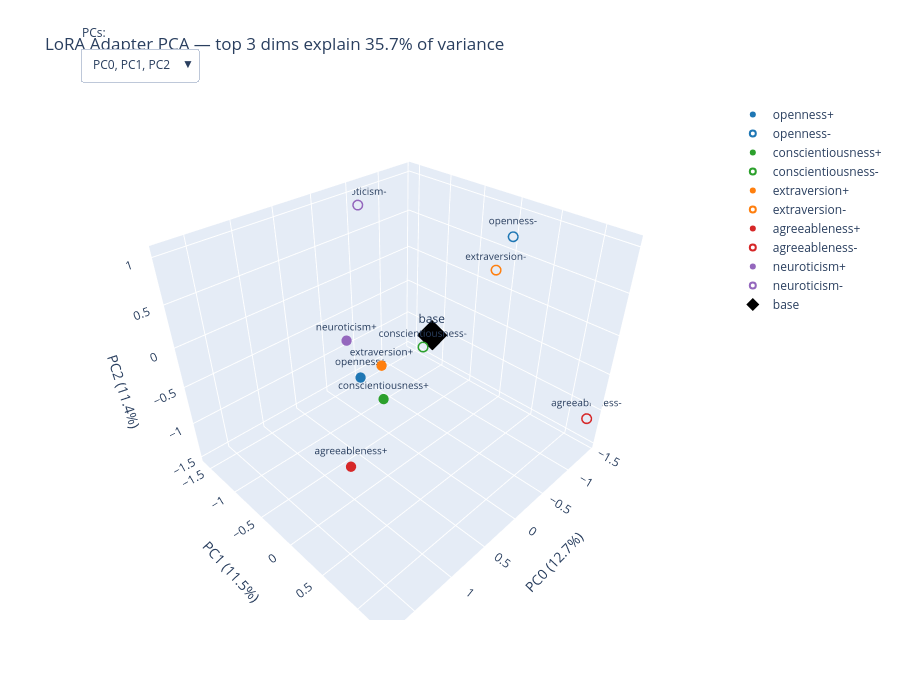

The notebook cell this image was saved under:
### Code cell
import plotly.graph_objects as go

# Re-pull from pca_result so this cell is self-contained
coords = pca_result.input_coords
explained = pca_result.explained_variance
persona_names = persona_collection.names

print(f"coords.shape={tuple(coords.shape)}, explained.shape={tuple(explained.shape)}")
assert coords.ndim == 2, f"expected 2D coords, got shape {tuple(coords.shape)}"
n_pcs = coords.shape[1]
if n_pcs < 3:
    raise RuntimeError(f"Need >=3 PCs for 3D plot, got {n_pcs}")

# Color each OCEAN trait consistently across +/- pairs
TRAIT_COLORS = {
    "openness": "#1f77b4",
    "conscientiousness": "#2ca02c",
    "extraversion": "#ff7f0e",
    "agreeableness": "#d62728",
    "neuroticism": "#9467bd",
}

def persona_color(name: str) -> str | None:
    if name == "base":
        return "black"
    stem = name.rstrip("+-")
    return TRAIT_COLORS.get(stem)

# Amplifier (+) = filled circle, suppressor (-) = open circle
def persona_symbol(name: str) -> str:
    if name == "base":
        return "diamond"
    if name.endswith("-"):
        return "circle-open"
    return "circle"

combos = [(i, i+1, i+2) for i in range(n_pcs - 2)]

n_personas = len(persona_names)
fig = go.Figure()

for combo in combos:
    x_pc, y_pc, z_pc = combo
    for i, persona in enumerate(persona_names):
        is_base = persona == "base"
        color = persona_color(persona)
        fig.add_trace(go.Scatter3d(
            x=[coords[i, x_pc].item()],
            y=[coords[i, y_pc].item()],
            z=[coords[i, z_pc].item()],
            mode='markers+text',
            marker=dict(
                size=10 if is_base else 6,
                color=color,
                symbol=persona_symbol(persona),
                line=dict(color=color, width=2) if persona.endswith("-") else None,
            ),
            text=[persona],
            textposition='top center',
            textfont=dict(size=12 if is_base else 10),
            name=persona,
            visible=(combo == (0, 1, 2)),
            showlegend=(combo == (0, 1, 2)),
        ))

buttons = []
for k, (x_pc, y_pc, z_pc) in enumerate(combos):
    visibility = [False] * (len(combos) * n_personas)
    for j in range(n_personas):
        visibility[k * n_personas + j] = True
    buttons.append(dict(
        method='update',
        label=f"PC{x_pc}, PC{y_pc}, PC{z_pc}",
        args=[
            {'visible': visibility},
            {'scene.xaxis.title': f"PC{x_pc} ({explained[x_pc]:.1%})",
             'scene.yaxis.title': f"PC{y_pc} ({explained[y_pc]:.1%})",
             'scene.zaxis.title': f"PC{z_pc} ({explained[z_pc]:.1%})"},
        ],
    ))

fig.update_layout(
    title=f"LoRA Adapter PCA — top 3 dims explain {explained[:3].sum():.1%} of variance",
    scene=dict(
        xaxis_title=f"PC0 ({explained[0]:.1%})",
        yaxis_title=f"PC1 ({explained[1]:.1%})",
        zaxis_title=f"PC2 ({explained[2]:.1%})",
    ),
    width=900, height=700,
    updatemenus=[dict(
        buttons=buttons,
        direction='down',
        showactive=True,
        x=0.0, y=1.1,
        xanchor='left',
        yanchor='top',
    )],
    annotations=[dict(
        text="PCs:", x=0.0, y=1.15,
        xref="paper", yref="paper",
        showarrow=False,
    )],
)

fig.show()

### Figure 1 — Plotly figure (JSON) as saved in the notebook; plotly's stock layout.template omitted (floating-point values rounded to 4 significant figures)
{"data": [{"marker": {"color": "#1f77b4", "size": 6, "symbol": "circle"}, "mode": "markers+text", "name": "openness+", "showlegend": true, "text": ["openness+"], "textfont": {"size": 10}, "textposition": "top center", "type": "scatter3d", "visible": true, "x": [0.4651], "y": [-0.4366], "z": [-0.4468]}, {"marker": {"color": "#1f77b4", "line": {"color": "#1f77b4", "width": 2}, "size": 6, "symbol": "circle-open"}, "mode": "markers+text", "name": "openness-", "showlegend": true, "text": ["openness-"], "textfont": {"size": 10}, "textposition": "top center", "type": "scatter3d", "visible": true, "x": [-0.7932], "y": [0.4311], "z": [1.035]}, {"marker": {"color": "#2ca02c", "size": 6, "symbol": "circle"}, "mode": "markers+text", "name": "conscientiousness+", "showlegend": true, "text": ["conscientiousness+"], "textfont": {"size": 10}, "textposition": "top center", "type": "scatter3d", "visible": true, "x": [1.747], "y": [1.286], "z": [0.97]}, {"marker": {"color": "#2ca02c", "line": {"color": "#2ca02c", "width": 2}, "size": 6, "symbol": "circle-open"}, "mode": "markers+text", "name": "conscientiousness-", "showlegend": true, "text": ["conscientiousness-"], "textfont": {"size": 10}, "textposition": "top center", "type": "scatter3d", "visible": true, "x": [0.06813], "y": [0.08412], "z": [0.003083]}, {"marker": {"color": "#ff7f0e", "size": 6, "symbol": "circle"}, "mode": "markers+text", "name": "extraversion+", "showlegend": true, "text": ["extraversion+"], "textfont": {"size": 10}, "textposition": "top center", "type": "scatter3d", "visible": true, "x": [0.2954], "y": [-0.2883], "z": [-0.3024]}, {"marker": {"color": "#ff7f0e", "line": {"color": "#ff7f0e", "width": 2}, "size": 6, "symbol": "circle-open"}, "mode": "markers+text", "name": "extraversion-", "showlegend": true, "text": ["extraversion-"], "textfont": {"size": 10}, "textposition": "top center", "type": "scatter3d", "visible": true, "x": [-0.8195], "y": [0.2516], "z": [0.6041]}, {"marker": {"color": "#d62728", "size": 6, "symbol": "circle"}, "mode": "markers+text", "name": "agreeableness+", "showlegend": true, "text": ["agreeableness+"], "textfont": {"size": 10}, "textposition": "top center", "type": "scatter3d", "visible": true, "x": [0.7509], "y": [-0.3358], "z": [-1.49]}, {"marker": {"color": "#d62728", "line": {"color": "#d62728", "width": 2}, "size": 6, "symbol": "circle-open"}, "mode": "markers+text", "name": "agreeableness-", "showlegend": true, "text": ["agreeableness-"], "textfont": {"size": 10}, "textposition": "top center", "type": "scatter3d", "visible": true, "x": [-1.424], "y": [1.271], "z": [-1.128]}, {"marker": {"color": "#9467bd", "size": 6, "symbol": "circle"}, "mode": "markers+text", "name": "neuroticism+", "showlegend": true, "text": ["neuroticism+"], "textfont": {"size": 10}, "textposition": "top center", "type": "scatter3d", "visible": true, "x": [0.352], "y": [-0.7729], "z": [-0.1878]}, {"marker": {"color": "#9467bd", "line": {"color": "#9467bd", "width": 2}, "size": 6, "symbol": "circle-open"}, "mode": "markers+text", "name": "neuroticism-", "showlegend": true, "text": ["neuroticism-"], "textfont": {"size": 10}, "textposition": "top center", "type": "scatter3d", "visible": true, "x": [-0.584], "y": [-1.58], "z": [0.8531]}, {"marker": {"color": "black", "size": 10, "symbol": "diamond"}, "mode": "markers+text", "name": "base", "showlegend": true, "text": ["base"], "textfont": {"size": 12}, "textposition": "top center", "type": "scatter3d", "visible": true, "x": [-0.05849], "y": [0.08876], "z": [0.09005]}, {"marker": {"color": "#1f77b4", "size": 6, "symbol": "circle"}, "mode": "markers+text", "name": "openness+", "showlegend": false, "text": ["openness+"], "textfont": {"size": 10}, "textposition": "top center", "type": "scatter3d", "visible": false, "x": [-0.4366], "y": [-0.4468], "z": [-1.083]}, {"marker": {"color": "#1f77b4", "line": {"color": "#1f77b4", "width": 2}, "size": 6, "symbol": "circle-open"}, "mode": "markers+text", "name": "openness-", "showlegend": false, "text": ["openness-"], "textfont": {"size": 10}, "textposition": "top center", "type": "scatter3d", "visible": false, "x": [0.4311], "y": [1.035], "z": [-1.174]}, {"marker": {"color": "#2ca02c", "size": 6, "symbol": "circle"}, "mode": "markers+text", "name": "conscientiousness+", "showlegend": false, "text": ["conscientiousness+"], "textfont": {"size": 10}, "textposition": "top center", "type": "scatter3d", "visible": false, "x": [1.286], "y": [0.97], "z": [0.738]}, {"marker": {"color": "#2ca02c", "line": {"color": "#2ca02c", "width": 2}, "size": 6, "symbol": "circle-open"}, "mode": "markers+text", "name": "conscientiousness-", "showlegend": false, "text": ["conscientiousness-"], "textfont": {"size": 10}, "textposition": "top center", "type": "scatter3d", "visible": false, "x": [0.08412], "y": [0.003083], "z": [0.3017]}, {"marker": {"color": "#ff7f0e", "size": 6, "symbol": "circle"}, "mode": "markers+text", "name": "extraversion+", "showlegend": false, "text": ["extraversion+"], "textfont": {"size": 10}, "textposition": "top center", "type": "scatter3d", "visible": false, "x": [-0.2883], "y": [-0.3024], "z": [-0.1871]}, {"marker": {"color": "#ff7f0e", "line": {"color": "#ff7f0e", "width": 2}, "size": 6, "symbol": "circle-open"}, "mode": "markers+text", "name": "extraversion-", "showlegend": false, "text": ["extraversion-"], "textfont": {"size": 10}, "textposition": "top center", "type": "scatter3d", "visible": false, "x": [0.2516], "y": [0.6041], "z": [-0.8115]}, {"marker": {"color": "#d62728", "size": 6, "symbol": "circle"}, "mode": "markers+text", "name": "agreeableness+", "showlegend": false, "text": ["agreeableness+"], "textfont": {"size": 10}, "textposition": "top center", "type": "scatter3d", "visible": false, "x": [-0.3358], "y": [-1.49], "z": [-0.4318]}, {"marker": {"color": "#d62728", "line": {"color": "#d62728", "width": 2}, "size": 6, "symbol": "circle-open"}, "mode": "markers+text", "name": "agreeableness-", "showlegend": false, "text": ["agreeableness-"], "textfont": {"size": 10}, "textposition": "top center", "type": "scatter3d", "visible": false, "x": [1.271], "y": [-1.128], "z": [1.024]}, {"marker": {"color": "#9467bd", "size": 6, "symbol": "circle"}, "mode": "markers+text", "name": "neuroticism+", "showlegend": false, "text": ["neuroticism+"], "textfont": {"size": 10}, "textposition": "top center", "type": "scatter3d", "visible": false, "x": [-0.7729], "y": [-0.1878], "z": [0.4117]}, {"marker": {"color": "#9467bd", "line": {"color": "#9467bd", "width": 2}, "size": 6, "symbol": "circle-open"}, "mode": "markers+text", "name": "neuroticism-", "showlegend": false, "text": ["neuroticism-"], "textfont": {"size": 10}, "textposition": "top center", "type": "scatter3d", "visible": false, "x": [-1.58], "y": [0.8531], "z": [1.215]}, {"marker": {"color": "black", "size": 10, "symbol": "diamond"}, "mode": "markers+text", "name": "base", "showlegend": false, "text": ["base"], "textfont": {"size": 12}, "textposition": "top center", "type": "scatter3d", "visible": false, "x": [0.08876], "y": [0.09005], "z": [-0.003304]}, {"marker": {"color": "#1f77b4", "size": 6, "symbol": "circle"}, "mode": "markers+text", "name": "openness+", "showlegend": false, "text": ["openness+"], "textfont": {"size": 10}, "textposition": "top center", "type": "scatter3d", "visible": false, "x": [-0.4468], "y": [-1.083], "z": [0.5969]}, {"marker": {"color": "#1f77b4", "line": {"color": "#1f77b4", "width": 2}, "size": 6, "symbol": "circle-open"}, "mode": "markers+text", "name": "openness-", "showlegend": false, "text": ["openness-"], "textfont": {"size": 10}, "textposition": "top center", "type": "scatter3d", "visible": false, "x": [1.035], "y": [-1.174], "z": [1.315]}, {"marker": {"color": "#2ca02c", "size": 6, "symbol": "circle"}, "mode": "markers+text", "name": "conscientiousness+", "showlegend": false, "text": ["conscientiousness+"], "textfont": {"size": 10}, "textposition": "top center", "type": "scatter3d", "visible": false, "x": [0.97], "y": [0.738], "z": [-0.15]}, {"marker": {"color": "#2ca02c", "line": {"color": "#2ca02c", "width": 2}, "size": 6, "symbol": "circle-open"}, "mode": "markers+text", "name": "conscientiousness-", "showlegend": false, "text": ["conscientiousness-"], "textfont": {"size": 10}, "textposition": "top center", "type": "scatter3d", "visible": false, "x": [0.003083], "y": [0.3017], "z": [0.3151]}, {"marker": {"color": "#ff7f0e", "size": 6, "symbol": "circle"}, "mode": "markers+text", "name": "extraversion+", "showlegend": false, "text": ["extraversion+"], "textfont": {"size": 10}, "textposition": "top center", "type": "scatter3d", "visible": false, "x": [-0.3024], "y": [-0.1871], "z": [-0.2716]}, {"marker": {"color": "#ff7f0e", "line": {"color": "#ff7f0e", "width": 2}, "size": 6, "symbol": "circle-open"}, "mode": "markers+text", "name": "extraversion-", "showlegend": false, "text": ["extraversion-"], "textfont": {"size": 10}, "textposition": "top center", "type": "scatter3d", "visible": false, "x": [0.6041], "y": [-0.8115], "z": [-1.998]}, {"marker": {"color": "#d62728", "size": 6, "symbol": "circle"}, "mode": "markers+text", "name": "agreeableness+", "showlegend": false, "text": ["agreeableness+"], "textfont": {"size": 10}, "textposition": "top center", "type": "scatter3d", "visible": false, "x": [-1.49], "y": [-0.4318], "z": [-0.3754]}, {"marker": {"color": "#d62728", "line": {"color": "#d62728", "width": 2}, "size": 6, "symbol": "circle-open"}, "mode": "markers+text", "name": "agreeableness-", "showlegend": false, "text": ["agreeableness-"], "textfont": {"size": 10}, "textposition": "top center", "type": "scatter3d", "visible": false, "x": [-1.128], "y": [1.024], "z": [0.2729]}, {"marker": {"color": "#9467bd", "size": 6, "symbol": "circle"}, "mode": "markers+text", "name": "neuroticism+", "showlegend": false, "text": ["neuroticism+"], "textfont": {"size": 10}, "textposition": "top center", "type": "scatter3d", "visible": false, "x": [-0.1878], "y": [0.4117], "z": [0.2991]}, {"marker": {"color": "#9467bd", "line": {"color": "#9467bd", "width": 2}, "size": 6, "symbol": "circle-open"}, "mode": "markers+text", "name": "neuroticism-", "showlegend": false, "text": ["neuroticism-"], "textfont": {"size": 10}, "textposition": "top center", "type": "scatter3d", "visible": false, "x": [0.8531], "y": [1.215], "z": [-0.02583]}, {"marker": {"color": "black", "size": 10, "symbol": "diamond"}, "mode": "markers+text", "name": "base", "showlegend": false, "text": ["base"], "textfont": {"size": 12}, "textposition": "top center", "type": "scatter3d", "visible": false, "x": [0.09005], "y": [-0.003304], "z": [0.02212]}, {"marker": {"color": "#1f77b4", "size": 6, "symbol": "circle"}, "mode": "markers+text", "name": "openness+", "showlegend": false, "text": ["openness+"], "textfont": {"size": 10}, "textposition": "top center", "type": "scatter3d", "visible": false, "x": [-1.083], "y": [0.5969], "z": [-1.699]}, {"marker": {"color": "#1f77b4", "line": {"color": "#1f77b4", "width": 2}, "size": 6, "symbol": "circle-open"}, "mode": "markers+text", "name": "openness-", "showlegend": false, "text": ["openness-"], "textfont": {"size": 10}, "textposition": "top center", "type": "scatter3d", "visible": false, "x": [-1.174], "y": [1.315], "z": [0.9844]}, {"marker": {"color": "#2ca02c", "size": 6, "symbol": "circle"}, "mode": "markers+text", "name": "conscientiousness+", "showlegend": false, "text": ["conscientiousness+"], "textfont": {"size": 10}, "textposition": "top center", "type": "scatter3d", "visible": false, "x": [0.738], "y": [-0.15], "z": [-0.01428]}, {"marker": {"color": "#2ca02c", "line": {"color": "#2ca02c", "width": 2}, "size": 6, "symbol": "circle-open"}, "mode": "markers+text", "name": "conscientiousness-", "showlegend": false, "text": ["conscientiousness-"], "textfont": {"size": 10}, "textposition": "top center", "type": "scatter3d", "visible": false, "x": [0.3017], "y": [0.3151], "z": [-0.1501]}, {"marker": {"color": "#ff7f0e", "size": 6, "symbol": "circle"}, "mode": "markers+text", "name": "extraversion+", "showlegend": false, "text": ["extraversion+"], "textfont": {"size": 10}, "textposition": "top center", "type": "scatter3d", "visible": false, "x": [-0.1871], "y": [-0.2716], "z": [-0.4228]}, {"marker": {"color": "#ff7f0e", "line": {"color": "#ff7f0e", "width": 2}, "size": 6, "symbol": "circle-open"}, "mode": "markers+text", "name": "extraversion-", "showlegend": false, "text": ["extraversion-"], "textfont": {"size": 10}, "textposition": "top center", "type": "scatter3d", "visible": false, "x": [-0.8115], "y": [-1.998], "z": [-0.1278]}, {"marker": {"color": "#d62728", "size": 6, "symbol": "circle"}, "mode": "markers+text", "name": "agreeableness+", "showlegend": false, "text": ["agreeableness+"], "textfont": {"size": 10}, "textposition": "top center", "type": "scatter3d", "visible": false, "x": [-0.4318], "y": [-0.3754], "z": [1.504]}, {"marker": {"color": "#d62728", "line": {"color": "#d62728", "width": 2}, "size": 6, "symbol": "circle-open"}, "mode": "markers+text", "name": "agreeableness-", "showlegend": false, "text": ["agreeableness-"], "textfont": {"size": 10}, "textposition": "top center", "type": "scatter3d", "visible": false, "x": [1.024], "y": [0.2729], "z": [-0.3407]}, {"marker": {"color": "#9467bd", "size": 6, "symbol": "circle"}, "mode": "markers+text", "name": "neuroticism+", "showlegend": false, "text": ["neuroticism+"], "textfont": {"size": 10}, "textposition": "top center", "type": "scatter3d", "visible": false, "x": [0.4117], "y": [0.2991], "z": [0.1828]}, {"marker": {"color": "#9467bd", "line": {"color": "#9467bd", "width": 2}, "size": 6, "symbol": "circle-open"}, "mode": "markers+text", "name": "neuroticism-", "showlegend": false, "text": ["neuroticism-"], "textfont": {"size": 10}, "textposition": "top center", "type": "scatter3d", "visible": false, "x": [1.215], "y": [-0.02583], "z": [0.09144]}, {"marker": {"color": "black", "size": 10, "symbol": "diamond"}, "mode": "markers+text", "name": "base", "showlegend": false, "text": ["base"], "textfont": {"size": 12}, "textposition": "top center", "type": "scatter3d", "visible": false, "x": [-0.003304], "y": [0.02212], "z": [-0.008662]}, {"marker": {"color": "#1f77b4", "size": 6, "symbol": "circle"}, "mode": "markers+text", "name": "openness+", "showlegend": false, "text": ["openness+"], "textfont": {"size": 10}, "textposition": "top center", "type": "scatter3d", "visible": false, "x": [0.5969], "y": [-1.699], "z": [-0.7986]}, {"marker": {"color": "#1f77b4", "line": {"color": "#1f77b4", "width": 2}, "size": 6, "symbol": "circle-open"}, "mode": "markers+text", "name": "openness-", "showlegend": false, "text": ["openness-"], "textfont": {"size": 10}, "textposition": "top center", "type": "scatter3d", "visible": false, "x": [1.315], "y": [0.9844], "z": [-0.1245]}, {"marker": {"color": "#2ca02c", "size": 6, "symbol": "circle"}, "mode": "markers+text", "name": "conscientiousness+", "showlegend": false, "text": ["conscientiousness+"], "textfont": {"size": 10}, "textposition": "top center", "type": "scatter3d", "visible": false, "x": [-0.15], "y": [-0.01428], "z": [-0.5364]}, {"marker": {"color": "#2ca02c", "line": {"color": "#2ca02c", "width": 2}, "size": 6, "symbol": "circle-open"}, "mode": "markers+text", "name": "conscientiousness-", "showlegend": false, "text": ["conscientiousness-"], "textfont": {"size": 10}, "textposition": "top center", "type": "scatter3d", "visible": false, "x": [0.3151], "y": [-0.1501], "z": [1.557]}, {"marker": {"color": "#ff7f0e", "size": 6, "symbol": "circle"}, "mode": "markers+text", "name": "extraversion+", "showlegend": false, "text": ["extraversion+"], "textfont": {"size": 10}, "textposition": "top center", "type": "scatter3d", "visible": false, "x": [-0.2716], "y": [-0.4228], "z": [0.6689]}, {"marker": {"color": "#ff7f0e", "line": {"color": "#ff7f0e", "width": 2}, "size": 6, "symbol": "circle-open"}, "mode": "markers+text", "name": "extraversion-", "showlegend": false, "text": ["extraversion-"], "textfont": {"size": 10}, "textposition": "top center", "type": "scatter3d", "visible": false, "x": [-1.998], "y": [-0.1278], "z": [0.09282]}, {"marker": {"color": "#d62728", "size": 6, "symbol": "circle"}, "mode": "markers+text", "name": "agreeableness+", "showlegend": false, "text": ["agreeableness+"], "textfont": {"size": 10}, "textposition": "top center", "type": "scatter3d", "visible": false, "x": [-0.3754], "y": [1.504], "z": [-0.6254]}, {"marker": {"color": "#d62728", "line": {"color": "#d62728", "width": 2}, "size": 6, "symbol": "circle-open"}, "mode": "markers+text", "name": "agreeableness-", "showlegend": false, "text": ["agreeableness-"], "textfont": {"size": 10}, "textposition": "top center", "type": "scatter3d", "visible": false, "x": [0.2729], "y": [-0.3407], "z": [-0.4085]}, {"marker": {"color": "#9467bd", "size": 6, "symbol": "circle"}, "mode": "markers+text", "name": "neuroticism+", "showlegend": false, "text": ["neuroticism+"], "textfont": {"size": 10}, "textposition": "top center", "type": "scatter3d", "visible": false, "x": [0.2991], "y": [0.1828], "z": [0.9556]}, {"marker": {"color": "#9467bd", "line": {"color": "#9467bd", "width": 2}, "size": 6, "symbol": "circle-open"}, "mode": "markers+text", "name": "neuroticism-", "showlegend": false, "text": ["neuroticism-"], "textfont": {"size": 10}, "textposition": "top center", "type": "scatter3d", "visible": false, "x": [-0.02583], "y": [0.09144], "z": [-0.9294]}, {"marker": {"color": "black", "size": 10, "symbol": "diamond"}, "mode": "markers+text", "name": "base", "showlegend": false, "text": ["base"], "textfont": {"size": 12}, "textposition": "top center", "type": "scatter3d", "visible": false, "x": [0.02212], "y": [-0.008662], "z": [0.1481]}, {"marker": {"color": "#1f77b4", "size": 6, "symbol": "circle"}, "mode": "markers+text", "name": "openness+", "showlegend": false, "text": ["openness+"], "textfont": {"size": 10}, "textposition": "top center", "type": "scatter3d", "visible": false, "x": [-1.699], "y": [-0.7986], "z": [0.1473]}, {"marker": {"color": "#1f77b4", "line": {"color": "#1f77b4", "width": 2}, "size": 6, "symbol": "circle-open"}, "mode": "markers+text", "name": "openness-", "showlegend": false, "text": ["openness-"], "textfont": {"size": 10}, "textposition": "top center", "type": "scatter3d", "visible": false, "x": [0.9844], "y": [-0.1245], "z": [0.01535]}, {"marker": {"color": "#2ca02c", "size": 6, "symbol": "circle"}, "mode": "markers+text", "name": "conscientiousness+", "showlegend": false, "text": ["conscientiousness+"], "textfont": {"size": 10}, "textposition": "top center", "type": "scatter3d", "visible": false, "x": [-0.01428], "y": [-0.5364], "z": [0.1028]}, {"marker": {"color": "#2ca02c", "line": {"color": "#2ca02c", "width": 2}, "size": 6, "symbol": "circle-open"}, "mode": "markers+text", "name": "conscientiousness-", "showlegend": false, "text": ["conscientiousness-"], "textfont": {"size": 10}, "textposition": "top center", "type": "scatter3d", "visible": false, "x": [-0.1501], "y": [1.557], "z": [-1.019]}, {"marker": {"color": "#ff7f0e", "size": 6, "symbol": "circle"}, "mode": "markers+text", "name": "extraversion+", "showlegend": false, "text": ["extraversion+"], "textfont": {"size": 10}, "textposition": "top center", "type": "scatter3d", "visible": false, "x": [-0.4228], "y": [0.6689], "z": [-0.8685]}, {"marker": {"color": "#ff7f0e", "line": {"color": "#ff7f0e", "width": 2}, "size": 6, "symbol": "circle-open"}, "mode": "markers+text", "name": "extraversion-", "showlegend": false, "text": ["extraversion-"], "textfont": {"size": 10}, "textposition": "top center", "type": "scatter3d", "visible": false, "x": [-0.1278], "y": [0.09282], "z": [0.3745]}, {"marker": {"color": "#d62728", "size": 6, "symbol": "circle"}, "mode": "markers+text", "name": "agreeableness+", "showlegend": false, "text": ["agreeableness+"], "textfont": {"size": 10}, "textposition": "top center", "type": "scatter3d", "visible": false, "x": [1.504], "y": [-0.6254], "z": [-0.3066]}, {"marker": {"color": "#d62728", "line": {"color": "#d62728", "width": 2}, "size": 6, "symbol": "circle-open"}, "mode": "markers+text", "name": "agreeableness-", "showlegend": false, "text": ["agreeableness-"], "textfont": {"size": 10}, "textposition": "top center", "type": "scatter3d", "visible": false, "x": [-0.3407], "y": [-0.4085], "z": [0.2131]}, {"marker": {"color": "#9467bd", "size": 6, "symbol": "circle"}, "mode": "markers+text", "name": "neuroticism+", "showlegend": false, "text": ["neuroticism+"], "textfont": {"size": 10}, "textposition": "top center", "type": "scatter3d", "visible": false, "x": [0.1828], "y": [0.9556], "z": [1.861]}, {"marker": {"color": "#9467bd", "line": {"color": "#9467bd", "width": 2}, "size": 6, "symbol": "circle-open"}, "mode": "markers+text", "name": "neuroticism-", "showlegend": false, "text": ["neuroticism-"], "textfont": {"size": 10}, "textposition": "top center", "type": "scatter3d", "visible": false, "x": [0.09144], "y": [-0.9294], "z": [-0.466]}, {"marker": {"color": "black", "size": 10, "symbol": "diamond"}, "mode": "markers+text", "name": "base", "showlegend": false, "text": ["base"], "textfont": {"size": 12}, "textposition": "top center", "type": "scatter3d", "visible": false, "x": [-0.008662], "y": [0.1481], "z": [-0.05393]}, {"marker": {"color": "#1f77b4", "size": 6, "symbol": "circle"}, "mode": "markers+text", "name": "openness+", "showlegend": false, "text": ["openness+"], "textfont": {"size": 10}, "textposition": "top center", "type": "scatter3d", "visible": false, "x": [-0.7986], "y": [0.1473], "z": [0.4821]}, {"marker": {"color": "#1f77b4", "line": {"color": "#1f77b4", "width": 2}, "size": 6, "symbol": "circle-open"}, "mode": "markers+text", "name": "openness-", "showlegend": false, "text": ["openness-"], "textfont": {"size": 10}, "textposition": "top center", "type": "scatter3d", "visible": false, "x": [-0.1245], "y": [0.01535], "z": [-0.2749]}, {"marker": {"color": "#2ca02c", "size": 6, "symbol": "circle"}, "mode": "markers+text", "name": "conscientiousness+", "showlegend": false, "text": ["conscientiousness+"], "textfont": {"size": 10}, "textposition": "top center", "type": "scatter3d", "visible": false, "x": [-0.5364], "y": [0.1028], "z": [-0.04276]}, {"marker": {"color": "#2ca02c", "line": {"color": "#2ca02c", "width": 2}, "size": 6, "symbol": "circle-open"}, "mode": "markers+text", "name": "conscientiousness-", "showlegend": false, "text": ["conscientiousness-"], "textfont": {"size": 10}, "textposition": "top center", "type": "scatter3d", "visible": false, "x": [1.557], "y": [-1.019], "z": [1.249]}, {"marker": {"color": "#ff7f0e", "size": 6, "symbol": "circle"}, "mode": "markers+text", "name": "extraversion+", "showlegend": false, "text": ["extraversion+"], "textfont": {"size": 10}, "textposition": "top center", "type": "scatter3d", "visible": false, "x": [0.6689], "y": [-0.8685], "z": [-1.851]}, {"marker": {"color": "#ff7f0e", "line": {"color": "#ff7f0e", "width": 2}, "size": 6, "symbol": "circle-open"}, "mode": "markers+text", "name": "extraversion-", "showlegend": false, "text": ["extraversion-"], "textfont": {"size": 10}, "textposition": "top center", "type": "scatter3d", "visible": false, "x": [0.09282], "y": [0.3745], "z": [0.304]}, {"marker": {"color": "#d62728", "size": 6, "symbol": "circle"}, "mode": "markers+text", "name": "agreeableness+", "showlegend": false, "text": ["agreeableness+"], "textfont": {"size": 10}, "textposition": "top center", "type": "scatter3d", "visible": false, "x": [-0.6254], "y": [-0.3066], "z": [0.335]}, {"marker": {"color": "#d62728", "line": {"color": "#d62728", "width": 2}, "size": 6, "symbol": "circle-open"}, "mode": "markers+text", "name": "agreeableness-", "showlegend": false, "text": ["agreeableness-"], "textfont": {"size": 10}, "textposition": "top center", "type": "scatter3d", "visible": false, "x": [-0.4085], "y": [0.2131], "z": [-0.1509]}, {"marker": {"color": "#9467bd", "size": 6, "symbol": "circle"}, "mode": "markers+text", "name": "neuroticism+", "showlegend": false, "text": ["neuroticism+"], "textfont": {"size": 10}, "textposition": "top center", "type": "scatter3d", "visible": false, "x": [0.9556], "y": [1.861], "z": [-0.1749]}, {"marker": {"color": "#9467bd", "line": {"color": "#9467bd", "width": 2}, "size": 6, "symbol": "circle-open"}, "mode": "markers+text", "name": "neuroticism-", "showlegend": false, "text": ["neuroticism-"], "textfont": {"size": 10}, "textposition": "top center", "type": "scatter3d", "visible": false, "x": [-0.9294], "y": [-0.466], "z": [0.1036]}, {"marker": {"color": "black", "size": 10, "symbol": "diamond"}, "mode": "markers+text", "name": "base", "showlegend": false, "text": ["base"], "textfont": {"size": 12}, "textposition": "top center", "type": "scatter3d", "visible": false, "x": [0.1481], "y": [-0.05393], "z": [0.02011]}, {"marker": {"color": "#1f77b4", "size": 6, "symbol": "circle"}, "mode": "markers+text", "name": "openness+", "showlegend": false, "text": ["openness+"], "textfont": {"size": 10}, "textposition": "top center", "type": "scatter3d", "visible": false, "x": [0.1473], "y": [0.4821], "z": [0.08553]}, {"marker": {"color": "#1f77b4", "line": {"color": "#1f77b4", "width": 2}, "size": 6, "symbol": "circle-open"}, "mode": "markers+text", "name": "openness-", "showlegend": false, "text": ["openness-"], "textfont": {"size": 10}, "textposition": "top center", "type": "scatter3d", "visible": false, "x": [0.01535], "y": [-0.2749], "z": [0.1589]}, {"marker": {"color": "#2ca02c", "size": 6, "symbol": "circle"}, "mode": "markers+text", "name": "conscientiousness+", "showlegend": false, "text": ["conscientiousness+"], "textfont": {"size": 10}, "textposition": "top center", "type": "scatter3d", "visible": false, "x": [0.1028], "y": [-0.04276], "z": [0.1264]}, {"marker": {"color": "#2ca02c", "line": {"color": "#2ca02c", "width": 2}, "size": 6, "symbol": "circle-open"}, "mode": "markers+text", "name": "conscientiousness-", "showlegend": false, "text": ["conscientiousness-"], "textfont": {"size": 10}, "textposition": "top center", "type": "scatter3d", "visible": false, "x": [-1.019], "y": [1.249], "z": [0.1983]}, {"marker": {"color": "#ff7f0e", "size": 6, "symbol": "circle"}, "mode": "markers+text", "name": "extraversion+", "showlegend": false, "text": ["extraversion+"], "textfont": {"size": 10}, "textposition": "top center", "type": "scatter3d", "visible": false, "x": [-0.8685], "y": [-1.851], "z": [0.1354]}, {"marker": {"color": "#ff7f0e", "line": {"color": "#ff7f0e", "width": 2}, "size": 6, "symbol": "circle-open"}, "mode": "markers+text", "name": "extraversion-", "showlegend": false, "text": ["extraversion-"], "textfont": {"size": 10}, "textposition": "top center", "type": "scatter3d", "visible": false, "x": [0.3745], "y": [0.304], "z": [0.1403]}, {"marker": {"color": "#d62728", "size": 6, "symbol": "circle"}, "mode": "markers+text", "name": "agreeableness+", "showlegend": false, "text": ["agreeableness+"], "textfont": {"size": 10}, "textposition": "top center", "type": "scatter3d", "visible": false, "x": [-0.3066], "y": [0.335], "z": [0.06562]}, {"marker": {"color": "#d62728", "line": {"color": "#d62728", "width": 2}, "size": 6, "symbol": "circle-open"}, "mode": "markers+text", "name": "agreeableness-", "showlegend": false, "text": ["agreeableness-"], "textfont": {"size": 10}, "textposition": "top center", "type": "scatter3d", "visible": false, "x": [0.2131], "y": [-0.1509], "z": [0.1263]}, {"marker": {"color": "#9467bd", "size": 6, "symbol": "circle"}, "mode": "markers+text", "name": "neuroticism+", "showlegend": false, "text": ["neuroticism+"], "textfont": {"size": 10}, "textposition": "top center", "type": "scatter3d", "visible": false, "x": [1.861], "y": [-0.1749], "z": [0.1123]}, {"marker": {"color": "#9467bd", "line": {"color": "#9467bd", "width": 2}, "size": 6, "symbol": "circle-open"}, "mode": "markers+text", "name": "neuroticism-", "showlegend": false, "text": ["neuroticism-"], "textfont": {"size": 10}, "textposition": "top center", "type": "scatter3d", "visible": false, "x": [-0.466], "y": [0.1036], "z": [0.09376]}, {"marker": {"color": "black", "size": 10, "symbol": "diamond"}, "mode": "markers+text", "name": "base", "showlegend": false, "text": ["base"], "textfont": {"size": 12}, "textposition": "top center", "type": "scatter3d", "visible": false, "x": [-0.05393], "y": [0.02011], "z": [-1.243]}], "layout": {"annotations": [{"showarrow": false, "text": "PCs:", "x": 0, "xref": "paper", "y": 1.15, "yref": "paper"}], "height": 700, "scene": {"xaxis": {"title": {"text": "PC0 (12.7%)"}}, "yaxis": {"title": {"text": "PC1 (11.5%)"}}, "zaxis": {"title": {"text": "PC2 (11.4%)"}}}, "title": {"text": "LoRA Adapter PCA — top 3 dims explain 35.7% of variance"}, "updatemenus": [{"buttons": [{"args": [{"visible": [true, true, true, true, true, true, true, true, true, true, true, false, false, false, false, false, false, false, false, false, false, false, false, false, false, false, false, false, false, false, false, false, false, false, false, false, false, false, false, false, false, false, false, false, false, false, false, false, false, false, false, false, false, false, false, false, false, false, false, false, false, false, false, false, false, false, false, false, false, false, false, false, false, false, false, false, false, false, false, false, false, false, false, false, false, false, false, false]}, {"scene.xaxis.title": "PC0 (12.7%)", "scene.yaxis.title": "PC1 (11.5%)", "scene.zaxis.title": "PC2 (11.4%)"}], "label": "PC0, PC1, PC2", "method": "update"}, {"args": [{"visible": [false, false, false, false, false, false, false, false, false, false, false, true, true, true, true, true, true, true, true, true, true, true, false, false, false, false, false, false, false, false, false, false, false, false, false, false, false, false, false, false, false, false, false, false, false, false, false, false, false, false, false, false, false, false, false, false, false, false, false, false, false, false, false, false, false, false, false, false, false, false, false, false, false, false, false, false, false, false, false, false, false, false, false, false, false, false, false, false]}, {"scene.xaxis.title": "PC1 (11.5%)", "scene.yaxis.title": "PC2 (11.4%)", "scene.zaxis.title": "PC3 (11.1%)"}], "label": "PC1, PC2, PC3", "method": "update"}, {"args": [{"visible": [false, false, false, false, false, false, false, false, false, false, false, false, false, false, false, false, false, false, false, false, false, false, true, true, true, true, true, true, true, true, true, true, true, false, false, false, false, false, false, false, false, false, false, false, false, false, false, false, false, false, false, false, false, false, false, false, false, false, false, false, false, false, false, false, false, false, false, false, false, false, false, false, false, false, false, false, false, false, false, false, false, false, false, false, false, false, false, false]}, {"scene.xaxis.title": "PC2 (11.4%)", "scene.yaxis.title": "PC3 (11.1%)", "scene.zaxis.title": "PC4 (10.8%)"}], "label": "PC2, PC3, PC4", "method": "update"}, {"args": [{"visible": [false, false, false, false, false, false, false, false, false, false, false, false, false, false, false, false, false, false, false, false, false, false, false, false, false, false, false, false, false, false, false, false, false, true, true, true, true, true, true, true, true, true, true, true, false, false, false, false, false, false, false, false, false, false, false, false, false, false, false, false, false, false, false, false, false, false, false, false, false, false, false, false, false, false, false, false, false, false, false, false, false, false, false, false, false, false, false, false]}, {"scene.xaxis.title": "PC3 (11.1%)", "scene.yaxis.title": "PC4 (10.8%)", "scene.zaxis.title": "PC5 (10.7%)"}], "label": "PC3, PC4, PC5", "method": "update"}, {"args": [{"visible": [false, false, false, false, false, false, false, false, false, false, false, false, false, false, false, false, false, false, false, false, false, false, false, false, false, false, false, false, false, false, false, false, false, false, false, false, false, false, false, false, false, false, false, false, true, true, true, true, true, true, true, true, true, true, true, false, false, false, false, false, false, false, false, false, false, false, false, false, false, false, false, false, false, false, false, false, false, false, false, false, false, false, false, false, false, false, false, false]}, {"scene.xaxis.title": "PC4 (10.8%)", "scene.yaxis.title": "PC5 (10.7%)", "scene.zaxis.title": "PC6 (10.2%)"}], "label": "PC4, PC5, PC6", "method": "update"}, {"args": [{"visible": [false, false, false, false, false, false, false, false, false, false, false, false, false, false, false, false, false, false, false, false, false, false, false, false, false, false, false, false, false, false, false, false, false, false, false, false, false, false, false, false, false, false, false, false, false, false, false, false, false, false, false, false, false, false, false, true, true, true, true, true, true, true, true, true, true, true, false, false, false, false, false, false, false, false, false, false, false, false, false, false, false, false, false, false, false, false, false, false]}, {"scene.xaxis.title": "PC5 (10.7%)", "scene.yaxis.title": "PC6 (10.2%)", "scene.zaxis.title": "PC7 (9.5%)"}], "label": "PC5, PC6, PC7", "method": "update"}, {"args": [{"visible": [false, false, false, false, false, false, false, false, false, false, false, false, false, false, false, false, false, false, false, false, false, false, false, false, false, false, false, false, false, false, false, false, false, false, false, false, false, false, false, false, false, false, false, false, false, false, false, false, false, false, false, false, false, false, false, false, false, false, false, false, false, false, false, false, false, false, true, true, true, true, true, true, true, true, true, true, true, false, false, false, false, false, false, false, false, false, false, false]}, {"scene.xaxis.title": "PC6 (10.2%)", "scene.yaxis.title": "PC7 (9.5%)", "scene.zaxis.title": "PC8 (9.2%)"}], "label": "PC6, PC7, PC8", "method": "update"}, {"args": [{"visible": [false, false, false, false, false, false, false, false, false, false, false, false, false, false, false, false, false, false, false, false, false, false, false, false, false, false, false, false, false, false, false, false, false, false, false, false, false, false, false, false, false, false, false, false, false, false, false, false, false, false, false, false, false, false, false, false, false, false, false, false, false, false, false, false, false, false, false, false, false, false, false, false, false, false, false, false, false, true, true, true, true, true, true, true, true, true, true, true]}, {"scene.xaxis.title": "PC7 (9.5%)", "scene.yaxis.title": "PC8 (9.2%)", "scene.zaxis.title": "PC9 (2.8%)"}], "label": "PC7, PC8, PC9", "method": "update"}], "direction": "down", "showactive": true, "x": 0, "xanchor": "left", "y": 1.1, "yanchor": "top"}], "width": 900}}
